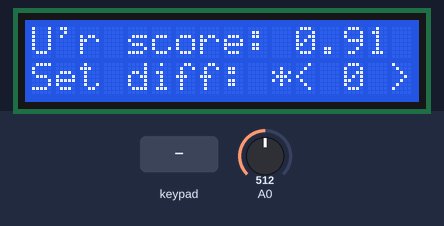
This sketch was run on a simulated Arduino Uno, built with avr-gcc and run on an emulated ATmega328P. Parts: 16×2 character LCD. The inputs (shaded band) are chosen by the test bench; at power-on: A0 = 512. Random numbers use the default seed unless the sketch sets one; what the sketch prints to the serial monitor is not drawn.

Above: at 1.37 s.
1.4 s: key 'A' pressed
At 2.4 s:
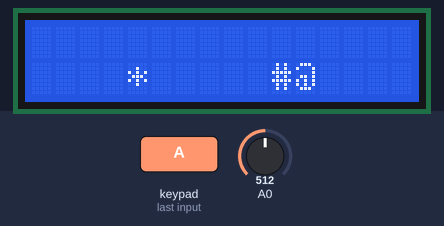
4.4 s: keypad keys 7 6 5 4 A pressed 0.4 s apart
At 7.4 s:
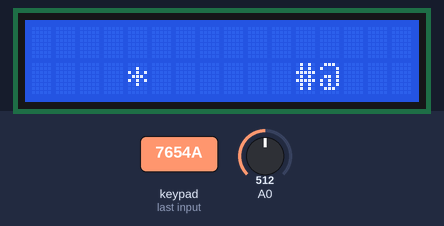
7.9 s: key '2' pressed
At 9.4 s:
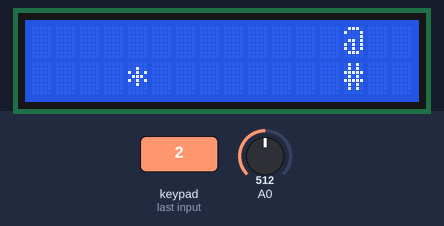
10.9 s: keypad keys 1 1 1 0 9 8 D pressed 0.4 s apart
At 14.8 s:
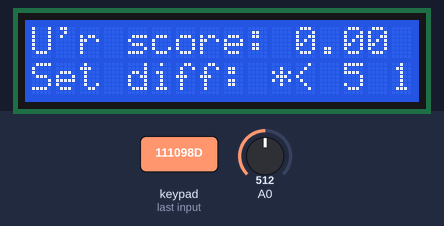
15.2 s: keypad keys 1 1 1 0 9 8 A pressed 0.4 s apart
At 18.8 s:
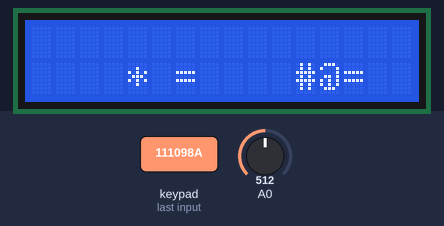
20.4 s: keypad keys 1 3 9 7 2 2 A pressed 0.4 s apart
At 20.8 s:
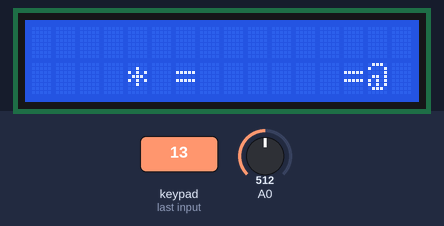
Timing chart, 0 to 23.4 s (numbered marks = the images above; inputs shaded):
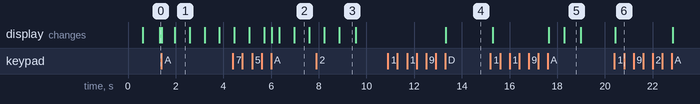

Measured:
- after the input at 1.4 s, the display: first changes at once (image 1 shows a later state)
- after the input at 10.9 s, the display: changes after 2.4 s (image 4)
- after the input at 15.2 s, the display: first changes after 0.09 s (image 5 shows a later state)
- after the input at 20.4 s, the display: changes at once (image 6)
- what the display in image 1 shows lasts 0.6 s, from 2.0 s to 2.6 s
- what the display in image 3 shows lasts 0.6 s, from 8.9 s to 9.5 s

The sketch:

snake_byte.ino
```cpp
#include <Wire.h>
#include <Keypad.h>
#include <LiquidCrystal_I2C.h>

const byte KEY_ROWS = 4; // 4 строки
const byte KEY_COLS = 4; // 4 столбца

const byte SCREEN_ROWS = 4; // 4 строки
const byte SCREEN_COLS = 20; // 20 столбцов
const byte SCREEN_DOTS = SCREEN_ROWS*SCREEN_COLS;

LiquidCrystal_I2C lcd(0x27, SCREEN_COLS, SCREEN_ROWS);

struct Primitive{
    char symbol;
    byte x;
    byte y;
    Primitive(){}
    Primitive(char symbol, byte x, byte y){
      this->symbol = symbol;
      this->x = x;
      this->y = y;
      }
  };

enum Directions{
    Up,
    Down,
    Left,
    Right
  };

class Snake{
public:
  byte length = 0;
  byte xBuffer; //Сделать проще?
  byte yBuffer;
  Directions moveDirection;
  Primitive snake [SCREEN_DOTS];

  Snake(byte length = 2){
    this->length = length;
    moveDirection = Right;
    snake[0].symbol = '@';
    snake[0].y = SCREEN_ROWS/2;
    snake[0].x = SCREEN_COLS/2;
    for(byte i = 1; i<length; i++){
      snake[i].symbol ='#';
      snake[i].y = snake[0].y;
      snake[i].x = snake[i-1].x-1;
      }
    for(byte i = length; i<SCREEN_DOTS; i++){
      snake[i].symbol ='x';
      snake[i].y = -1;
      snake[i].x = -1;
      }
    }

    void changeDirection(Directions direction){
        if(direction == moveDirection){
            return;
          }
        else if(direction == Up && moveDirection == Down){
            return;
          }
        else if(direction == Down && moveDirection == Up){
            return;
          }
        else if(direction == Left && moveDirection == Right){
            return;
          }
        else if(direction == Right && moveDirection == Left){
            return;
          }
        else{
            moveDirection = direction;
          }
      }

    void move(){
        for(byte i = length; i>=1; i--){
          snake[i].x = snake[i-1].x;
          snake[i].y = snake[i-1].y;

          xBuffer = snake[length-1].x; //Сделать проще?
          yBuffer = snake[length-1].y;
        }

        switch(moveDirection){
          case Up:
            snake[0].y-=1;
            break;
          case Down:
            snake[0].y+=1;
            break;
          case Left:
            snake[0].x-=1;
            break;
          case Right:
            snake[0].x+=1;
            break;
        };
      }

    void grow(){
      snake[length].x = xBuffer;
      snake[length].y = yBuffer;
      snake[length].symbol = '#';
      length++;
      }
  };

class Game{
private:
  Snake* character;
  Primitive* map;
  byte level = 0;
  byte mapSize = 0;
  Primitive fruit;
  double score = 0;
  byte diff;

  void mapInit(byte level = 0){
     switch (level){
      case 1:
        map = new Primitive[4] {
          Primitive('=', 6, 1),
          Primitive('=', 6, 2),
          Primitive('=', 13, 1),
          Primitive('=', 13, 2),
          };
          mapSize = 4;
        break;
        case 2:
        map = new Primitive[8] {
          Primitive('=', 4, 0),
          Primitive('=', 4, 1),
          Primitive('=', 8, 2),
          Primitive('=', 8, 3),
          Primitive('=', 12, 0),
          Primitive('=', 12, 1),
          Primitive('=', 16, 2),
          Primitive('=', 16, 3)
          };
          mapSize = 8;
        break;
        case 0:
          mapSize = 0;
        break;
      }
    }

  void drawSnake(){
    lcd.clear();
    lcd.setCursor(fruit.x, fruit.y);
    lcd.print(fruit.symbol);

    for(byte i = 0; i<character->length; i++){
      lcd.setCursor(character->snake[i].x, character->snake[i].y);
      lcd.print(character->snake[i].symbol);
      }

    for(byte i = 0; i<mapSize; i++){
      lcd.setCursor(map[i].x, map[i].y);
      lcd.print(map[i].symbol);
      }
    }

  void gameOver(){
    bIsGameOver = true;
    lcd.clear();
    lcd.setCursor(0,0);
    lcd.print("U'r score: ");
    lcd.print(score);
    lcd.setCursor(0,1);
    lcd.print("Press A to start!");
    lcd.setCursor(0,2);
    lcd.print("Choose map: ");
    lcd.print("C< ");
    lcd.print(level);
    lcd.print(" >D");
    lcd.setCursor(0,3);
    lcd.print("Set diff: ");
    lcd.print("*< ");
    lcd.print(diff);
    lcd.print(" >#");
    }

  void checkConditions(){
    if(character->snake[0].x>=20 || character->snake[0].x<0 || character->snake[0].y>=4|| character->snake[0].y<0){
        gameOver();
      }

    for(byte i = 1; i<character->length; i++){
     if(character->snake[0].x == character->snake[i].x && character->snake[0].y == character->snake[i].y){
        gameOver();
        }
      }
     for(byte i = 0; i<mapSize; i++){
      if(character->snake[0].x == map[i].x && character->snake[0].y == map[i].y){
        gameOver();
        }
      }

    if(fruit.x == character->snake[0].x && fruit.y == character->snake[0].y){
      character->grow();
      spawnFruit();
      score+=1*((double)10/(double)(11-diff));
      }
    }

   void spawnFruit(){
    randomSeed(analogRead(0));
    byte x = random(0,20);
    byte y = random(0,4);

    for(byte i = 1; i<character->length; i++){
     if(x == character->snake[i].x && y == character->snake[i].y){
      spawnFruit();
      return;
      }
    }
    for(byte i = 0; i<mapSize; i++){
      if(x == map[i].x && y == map[i].y){
      spawnFruit();
      return;
      }
    }
    fruit.x = x;
    fruit.y = y;
   }

public:
  bool bIsGameOver = true;

  Game(byte diff = 5, byte level = 0){
    fruit.symbol = '*';
    bIsGameOver = false;
    character = new Snake();
    this->diff = diff;
    this->level = level;
    if(level>3 || level <0){
      mapInit(0);
      }
    else{
      mapInit(level);
      }
    drawSnake();
    spawnFruit();
    }

  void tick(){
    character->move();
    drawSnake();
    checkConditions();
    }

  void changeDirection(Directions direction){
    character->changeDirection(direction);
    }

  ~Game(){
    delete character;
    delete map;
    }

  };

char keys[KEY_ROWS][KEY_COLS] = {
  {'1','2','3','A'},
  {'4','5','6','B'},
  {'7','8','9','C'},
  {'*','0','#','D'}
};
byte rowPins[KEY_ROWS] = {11,10, 9, 8};
byte colPins[KEY_COLS] = {7, 6, 5, 4};
Keypad keypad = Keypad( makeKeymap(keys), rowPins, colPins, KEY_ROWS, KEY_COLS );
byte gameDiff = 5;
byte level = 0;
Game* game;

extern int __bss_end;
extern void *__brkval;

int memoryFree()
{
   int freeValue;
   if((int)__brkval == 0){
      freeValue = ((int)&freeValue) - ((int)&__bss_end);
   }
   else{
      freeValue = ((int)&freeValue) - ((int)__brkval);
   }
   return freeValue;
}

void diffOutput(){
  lcd.setCursor(13,3);
  lcd.print("  ");
  lcd.setCursor(13,3);
  lcd.print(gameDiff);
  }

void levelOutput(){
  lcd.setCursor(15,2);
  lcd.print(level);
  }

void setup() {
  Serial.begin(9600);
  lcd.init();                            // Инициализация lcd
  lcd.backlight();                       // Включаем подсветку
  lcd.setCursor(0, 0);
  lcd.print("Press A to start!");
  lcd.setCursor(0, 1);
  lcd.print("Use 2,4,5,6 to move!");
  lcd.setCursor(0,2);
  lcd.print("Choose map: ");
  lcd.print("C< ");
  lcd.print(level);
  lcd.print(" >D");
  lcd.setCursor(0,3);
  lcd.print("Set diff: ");
  lcd.print("*< ");
  lcd.print(gameDiff);
  lcd.print(" >#");
}

unsigned long timeA;
unsigned long timeB;
bool bIsKeyPressed = false;

void loop() {
 char key = keypad.getKey();
 Serial.println("I'm in loop!");
 if(!bIsKeyPressed){
  switch (key){
    case 'A':
      delete game;
      game = new Game(gameDiff, level);
      Serial.println(memoryFree());
      break;
    case '*':
      if(gameDiff<=1 || !game->bIsGameOver){
        break;
        }
      gameDiff--;
      diffOutput();
      break;
    case '#':
      if(gameDiff>=10 || !game->bIsGameOver){
        break;
        }
      gameDiff++;
      diffOutput();
      break;
    case 'D':
      if(level>=2 || !game->bIsGameOver){
         break;
         }
      level++;
      levelOutput();
      break;
    case 'C':
      if(level<=0 || !game->bIsGameOver){
         break;
         }
      level--;
      levelOutput();
      break;
    case '1':
      game->tick();
      break;
    case '2':
      game->changeDirection(Up);
      bIsKeyPressed = true;
      break;
    case '4':
      game->changeDirection(Left);
      bIsKeyPressed = true;
      break;
    case '6':
      game->changeDirection(Right);
      bIsKeyPressed = true;
      break;
    case '5':
      game->changeDirection(Down);
      bIsKeyPressed = true;
      break;
  }
 }
  if((timeB - timeA)>1100-(gameDiff*100)){
    if(!game->bIsGameOver){
    game->tick();
    timeA = millis();
    }
    bIsKeyPressed = false;
    }
  timeB = millis();
}
```
